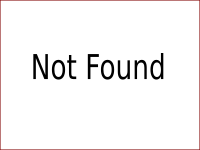
#> input picture resources/null.png, 200 x 150 px
$ python assemble_datawall.py ../gui/config_info.png   (older library calls are emulated)
#> lines starting #> are read from the running program, lines starting #| are printed output that depends on the picture
#!/usr/bin/python
import os
import sys
from PIL import Image, ImageDraw, ImageFont


print("--------- Pigrow -------")
print("  --Data Wall Assembler--")
print("   -- --------------- --")
try:
    sys.path.append(homedir + '/Pigrow/scripts/')
    import pigrow_defs
    loc_locs = homedir + '/Pigrow/config/dirlocs.txt'
    loc_dic = pigrow_defs.load_locs(loc_locs)
    graph_path = loc_dic['graph_path']
    nullimg = loc_dic["path"] + "resources/null.png"
    output_path = graph_path + "datawall.jpg"       #default use o= to set via command line
    caps_path = loc_dic['caps_path']
except:
    nullimg = "../../resources/null.png"
    graph_path = "./"
    output_path = "./datawall.jpg"
    caps_path = "./"

for argu in sys.argv:
    if "=" in argu:
        thearg = str(argu).split('=')[0]
        theval = str(argu).split('=')[1]
        if  thearg == 'gp' or thearg == "graph_path]":
            graph_path = theval
        elif thearg == "null" or thearg == "null_image_path":
            nullimg = theval
    #there are more of these below the graph path defaults

#left side
g1 = graph_path + "dht_temp_graph.png"
if not os.path.exists(g1):
    g1 = nullimg
g2 = graph_path + "caps_filesize_graph.png"
if not os.path.exists(g2):
    g2 = nullimg
g3 = graph_path + "Selflog_disk_graph.png"
if not os.path.exists(g3):
    g3 = nullimg
#right side
g4 = graph_path + "dht_humid_graph.png"
if not os.path.exists(g4):
    g4 = nullimg
g5 = graph_path + "Selflog_up_graph.png"
if not os.path.exists(g5):
    g5 = nullimg
g6 = graph_path + "Selflog_cpu_graph.png"
if not os.path.exists(g6):
    g6 = nullimg

photo_width = 800
graph_width = 450

for argu in sys.argv:
    if "=" in argu:
        thearg = str(argu).split('=')[0]
        theval = str(argu).split('=')[1]
        if  thearg == 'o' or thearg == 'out':
            output_path = theval
        elif thearg == "g1":
            g1 = theval
        elif thearg == "g2":
            g2 = theval
        elif thearg == "g3":
            g3 = theval
        elif thearg == "g4":
            g4 = theval
        elif thearg == "g5":
            g5 = theval
        elif thearg == "g6":
            g6 = theval
        elif thearg == "caps":
            caps_path = theval
        elif thearg == "pw":
            photo_width = int(theval)
        elif thearg == "gw":
            graph_width = int(theval)
    elif argu == 'h' or argu == '-h' or argu == 'help' or argu == '--help':
        print("")
        print(" This script assembles graphs and photos into a montage.")
        print("")
        print("  out=DIR/NAME.png  - folder to make graphs in, can use ./ ")
        print("  null=<path>       - point to null image for some reason")
        print("out=" + output_path)
        print("g1=" + g1)
        print("g2=" +g2)
        print("g3="+g3)
        print("g4="+g4)
        print("g5="+g5)
        print("g6="+g6)
        print("caps="+caps_path)
        print("pw="+str(photo_width)+"   -the width of the photo")
        print("gw="+ str(graph_width)+"   -the width of the graphs")
        sys.exit()
    elif argu == '-flags':
        print("graph_path=" + graph_path)
        print("null_image_path=" + nullimg)
        print("out=" + output_path)
        print("g1=" + g1)
        print("g2=" +g2)
        print("g3="+g3)
        print("g4="+g4)
        print("g5="+g5)
        print("g6="+g6)
        print("caps="+caps_path)
        print("pw="+str(photo_width))
        print("gw="+ str(graph_width))
        sys.exit()
    else:
        print(" No idea what you mean by; " + str(argu))


if not os.path.exists(caps_path):
    print("Unable to locate graph directory, is the path correct?")
    caps_path = "./"

filelist = []
for filefound in os.listdir(caps_path):
    if filefound.endswith("jpg"):
        filelist.append(filefound)
filelist.sort()
if len(filelist) >= 1:
    newest_photo = str(caps_path+filelist[-1])
else:
    print("no images in caps folder")
    newest_photo = nullimg

##Making The Image
newest_photo = Image.open(newest_photo)
#> newest_photo is the input picture: PIL image 200x150 RGBA; mean R, G, B, A 245, 243.2, 243.2, 254.3
wpercent = (photo_width/float(newest_photo.size[0]))
#> wpercent = 4
hsize = int((float(newest_photo.size[1])*float(wpercent)))
#> hsize = 600
newest_photo = newest_photo.resize((photo_width,hsize), Image.ANTIALIAS)
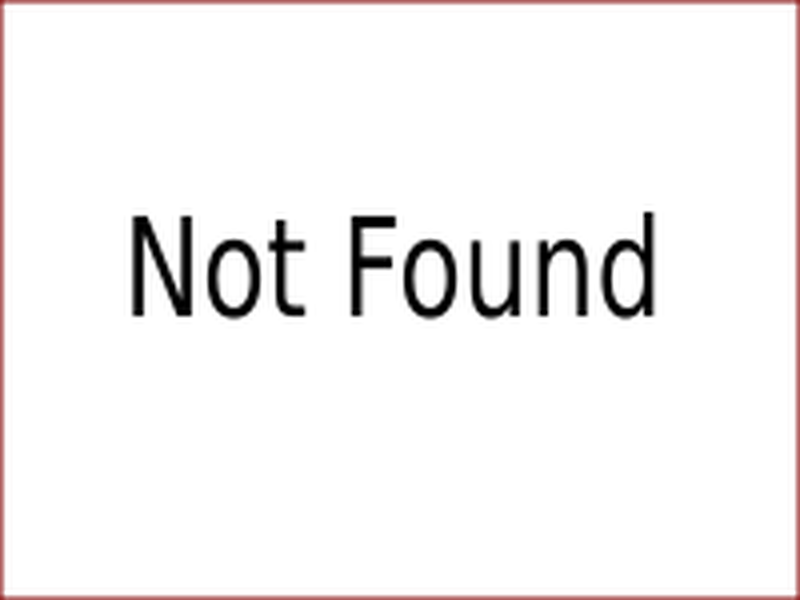
#> newest_photo: PIL image 800x600 RGBA; mean R, G, B, A 244.8, 242.8, 242.8, 254.2; transparent parts drawn white

g1 = Image.open(g1)
wpercent = (graph_width/float(g1.size[0]))
#> wpercent = 2.25
hsize = int((float(g1.size[1])*float(wpercent)))
#> hsize = 337
g1 = g1.resize((graph_width,hsize), Image.ANTIALIAS)

g2 = Image.open(g2)
wpercent = (graph_width/float(g2.size[0]))
hsize = int((float(g2.size[1])*float(wpercent)))
g2 = g2.resize((graph_width,hsize), Image.ANTIALIAS)

g3 = Image.open(g3)
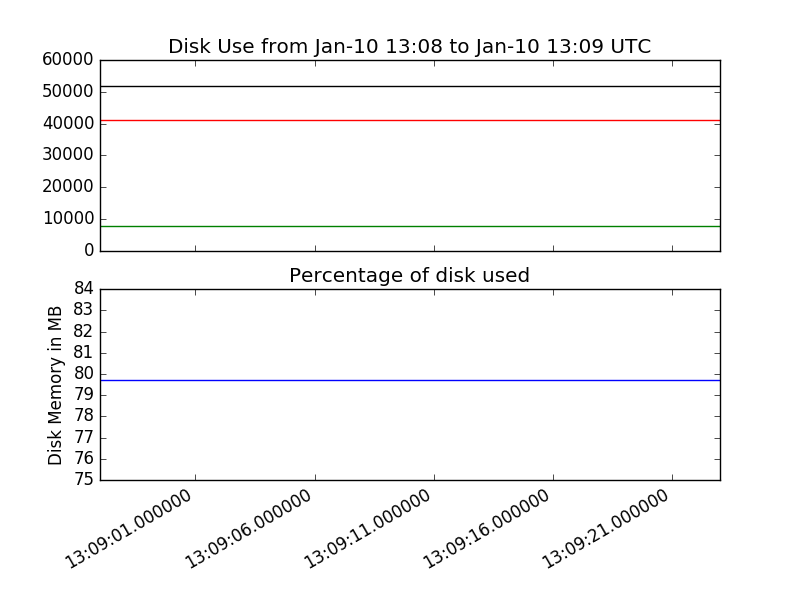
#> input picture graphs/Selflog_disk_graph.png, 800 x 600 px, found by its file name
#> g3 is the input picture: PIL image 800x600 RGBA; mean R, G, B, A 246.8, 246.6, 246.8, 255
wpercent = (graph_width/float(g3.size[0]))
#> wpercent = 0.562
hsize = int((float(g3.size[1])*float(wpercent)))
g3 = g3.resize((graph_width,hsize), Image.ANTIALIAS)
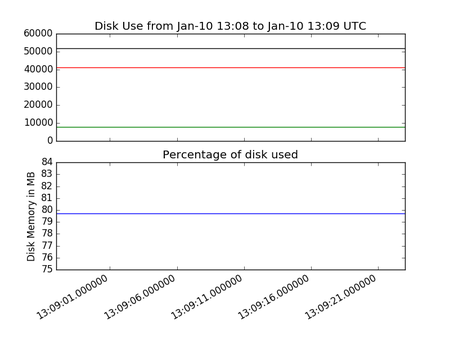
#> g3: PIL image 450x337 RGBA; mean R, G, B, A 246.1, 245.9, 246.1, 255

g4 = Image.open(g4)
wpercent = (graph_width/float(g4.size[0]))
#> wpercent = 2.25
hsize = int((float(g4.size[1])*float(wpercent)))
g4 = g4.resize((graph_width,hsize), Image.ANTIALIAS)

g5 = Image.open(g5)
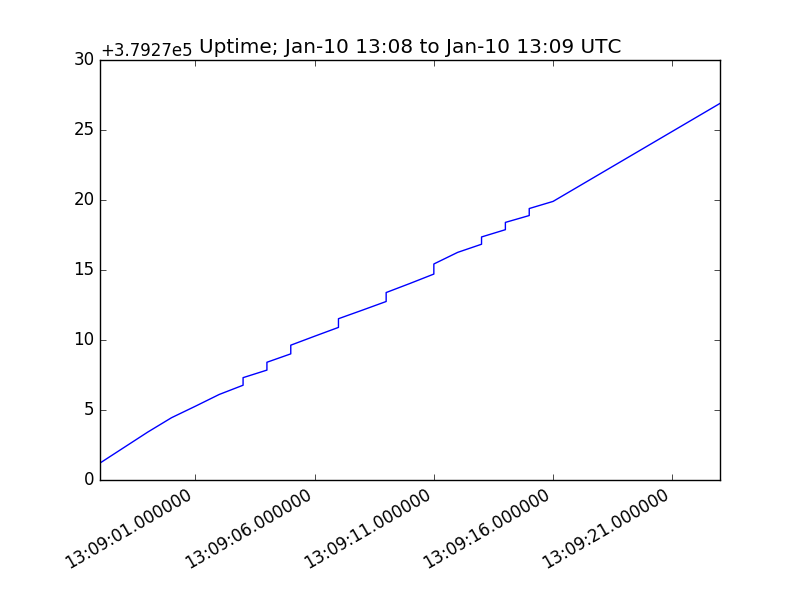
#> input picture graphs/Selflog_up_graph.png, 800 x 600 px, found by its file name
#> g5 is the input picture: PIL image 800x600 RGBA; mean R, G, B, A 250.2, 250.2, 250.8, 255
wpercent = (graph_width/float(g5.size[0]))
#> wpercent = 0.562
hsize = int((float(g5.size[1])*float(wpercent)))
g5 = g5.resize((graph_width,hsize), Image.ANTIALIAS)
#> g5: PIL image 450x337 RGBA

g6 = Image.open(g6)
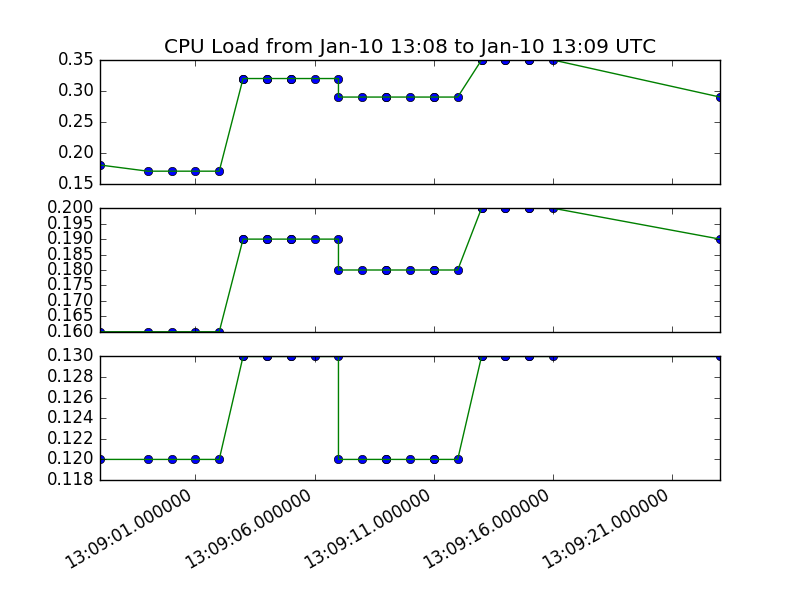
#> input picture graphs/Selflog_cpu_graph.png, 800 x 600 px, found by its file name
#> g6 is the input picture: PIL image 800x600 RGBA; mean R, G, B, A 244.8, 245.4, 245.6, 255
wpercent = (graph_width/float(g6.size[0]))
hsize = int((float(g6.size[1])*float(wpercent)))
g6 = g6.resize((graph_width,hsize), Image.ANTIALIAS)
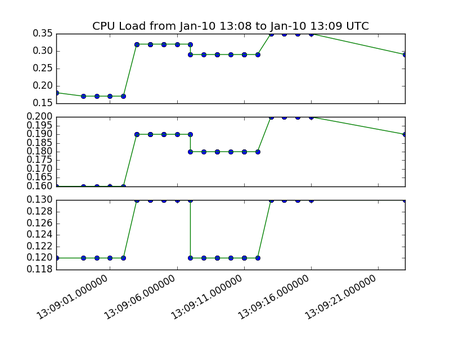
#> g6: PIL image 450x337 RGBA; mean R, G, B, A 243.9, 244.6, 244.7, 255

threegraphs = g1.size[1] + g2.size[1] + g3.size[1]
#> threegraphs = 1011
if newest_photo.size[1] >= threegraphs:
    base = Image.new("RGBA", (graph_width+photo_width+graph_width+15, 15+newest_photo.size[1]), "white")
    base.paste(newest_photo, (graph_width+15,2))
else:
    base = Image.new("RGBA", (graph_width+photo_width+graph_width+15, 15+threegraphs), "white")
#> base: PIL image 1715x1026 RGBA; every value is 255
    mid = threegraphs - newest_photo.size[1]
#> mid = 411
    mid = mid / 2
#> mid = 205.5
    base.paste(newest_photo, (graph_width+15,mid))

#left side
base.paste(g1,(0,0))
base.paste(g2,(0,g1.size[1]+1))
base.paste(g3,(0,g2.size[1]+g2.size[1]+1))
#right side
base.paste(g4,(graph_width+photo_width+30,0))
base.paste(g5,(graph_width+photo_width+30,g4.size[1]+1))
base.paste(g6,(graph_width+photo_width+30,g4.size[1]+g5.size[1]+1))
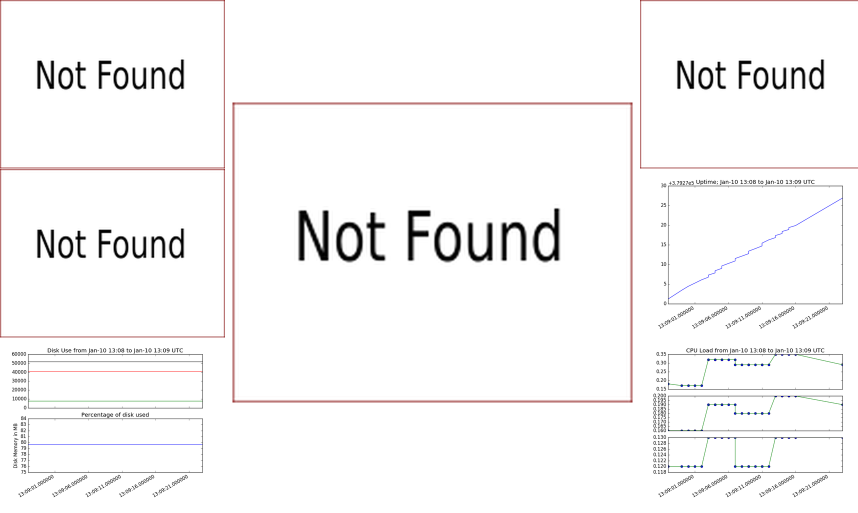
#> base: PIL image 1715x1026 RGBA (shown at 1/2 size); mean R, G, B, A 247.4, 246.5, 246.6, 254.6; transparent parts drawn white

base.save(output_path)
print("File saved to " + str(output_path))
#base.show()
